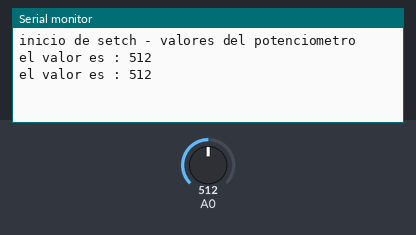
Simulated run of this sketch. Board: Arduino Uno, built with avr-gcc and run on an emulated ATmega328P. Parts: the last lines printed to the serial monitor. Inputs (shaded band) come from the test bench; at power-on: A0 = 512.

Above: at 1.8 s.
1.9 s: A0 set to 716
At 2.8 s:
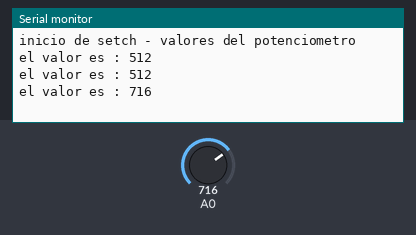
3.4 s: A0 set to 900
At 4.8 s:
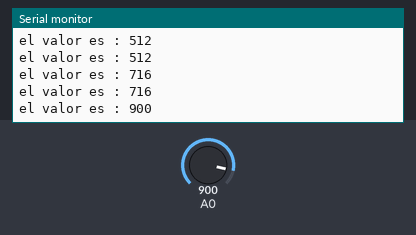
Timing chart, 0 to 6.4 s (numbered marks = the images above; inputs shaded):
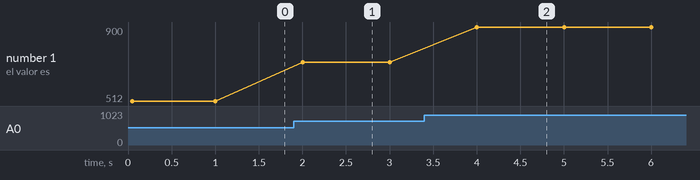

Measured:
- after the input at 1.9 s, the serial monitor: prints a new line after 0.10 s (image 1)
- after the input at 3.4 s, the serial monitor: prints a new line after 0.60 s (image 2)
- plotted number 1: 512 → 716 after the input at 1.9 s, 716 → 900 after the input at 3.4 s

The sketch:

potenciometro.ino
```cpp
long valor;
void setup() {
  // put your setup code here, to run once:
  Serial.begin(9600);

  Serial.println("inicio de setch - valores del potenciometro");
}

void loop() {
  // put your main code here, to run repeatedly:
valor =analogRead(A0);
Serial.print("el valor es : ");
Serial.println(valor);
delay(1000);
}
```
